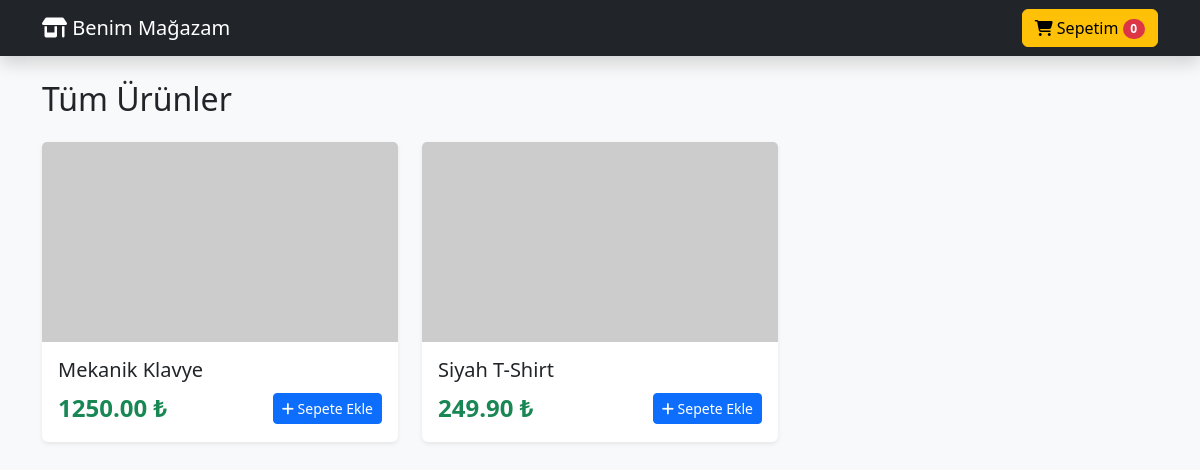
The app's page /eticaret-app/index.php with its own data.
### tables this page shows
CREATE TABLE `urunler` (
  `id` int(11) NOT NULL,
  `urun_adi` varchar(255) NOT NULL,
  `fiyat` decimal(10,2) NOT NULL,
  `resim_url` varchar(255) NOT NULL
);

### eticaret-app/index.php (the view, shortened to what this page needs)
<?php
require_once 'baglan.php';
$sorgu = $db->prepare("SELECT * FROM urunler ORDER BY id DESC");
$sorgu->execute();
$urunler = $sorgu->fetchAll(PDO::FETCH_ASSOC);
$sepetteki_urun_sayisi = 0;
?>
<!DOCTYPE html>
<html lang="tr">
<head>
    <link href="https://cdn.jsdelivr.net/npm/bootstrap@5.3.0/dist/css/bootstrap.min.css" rel="stylesheet">
    <link rel="stylesheet" href="https://cdnjs.cloudflare.com/ajax/libs/font-awesome/6.4.0/css/all.min.css">
</head>
<body class="bg-light">
<nav class="navbar navbar-dark bg-dark mb-4 shadow">
    <div class="container">
        <a class="navbar-brand" href="index.php"><i class="fa-solid fa-shop"></i> Benim Mağazam</a>
        <a href="sepet.php" class="btn btn-warning">
            <i class="fa-solid fa-cart-shopping"></i> Sepetim
            <span id="sepetSayaci" class="badge bg-danger rounded-pill"><?php echo $sepetteki_urun_sayisi; ?></span>
        </a>
    </div>
</nav>
<div class="container">
    <h2 class="mb-4">Tüm Ürünler</h2>
    <div class="row">
        <?php foreach($urunler as $urun): ?>
        <div class="col-md-4 mb-4">
            <div class="card h-100 shadow-sm border-0">
                <img src="<?php echo $urun['resim_url']; ?>" class="card-img-top" alt="Ürün" style="height: 200px; object-fit: cover;">
                <div class="card-body d-flex flex-column">
                    <h5 class="card-title"><?php echo $urun['urun_adi']; ?></h5>
                    <div class="mt-auto d-flex justify-content-between align-items-center">
                        <span class="fs-4 fw-bold text-success"><?php echo $urun['fiyat']; ?> ₺</span>
                        <button onclick="sepeteEkle(<?php echo $urun['id']; ?>)" class="btn btn-primary btn-sm"><i class="fa-solid fa-plus"></i> Sepete Ekle</button>
                    </div>
                </div>
            </div>
        </div>
        <?php endforeach; ?>
    </div>
</div>
</body>
</html>

### records on screen
urunler: urun_adi "Mekanik Klavye", fiyat "1250.00"
urunler: urun_adi "Siyah T-Shirt", fiyat "249.90"

### other values on screen
$sepetteki_urun_sayisi "0"
